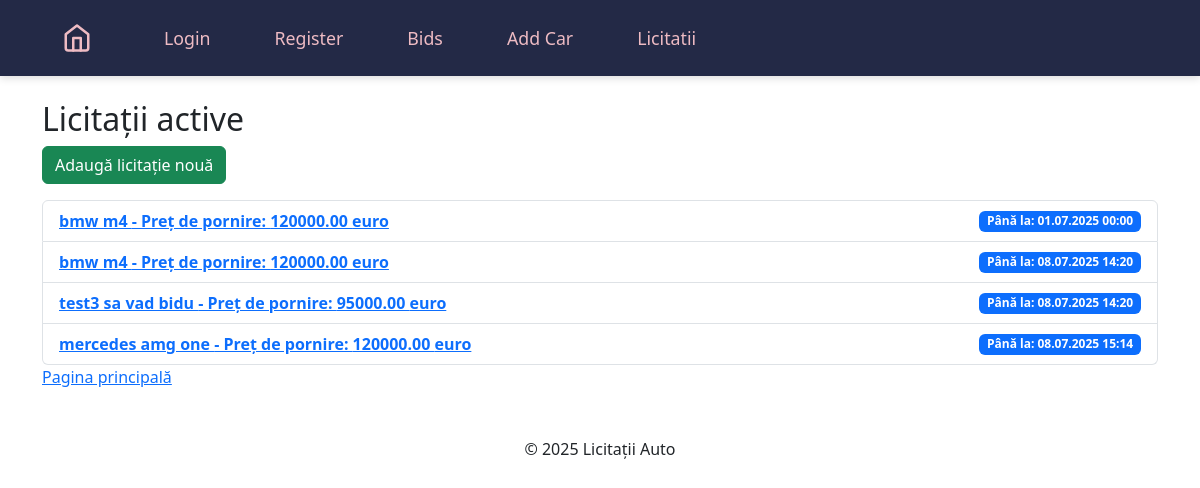
/auctions/, run on an earlier commit of the app's database.
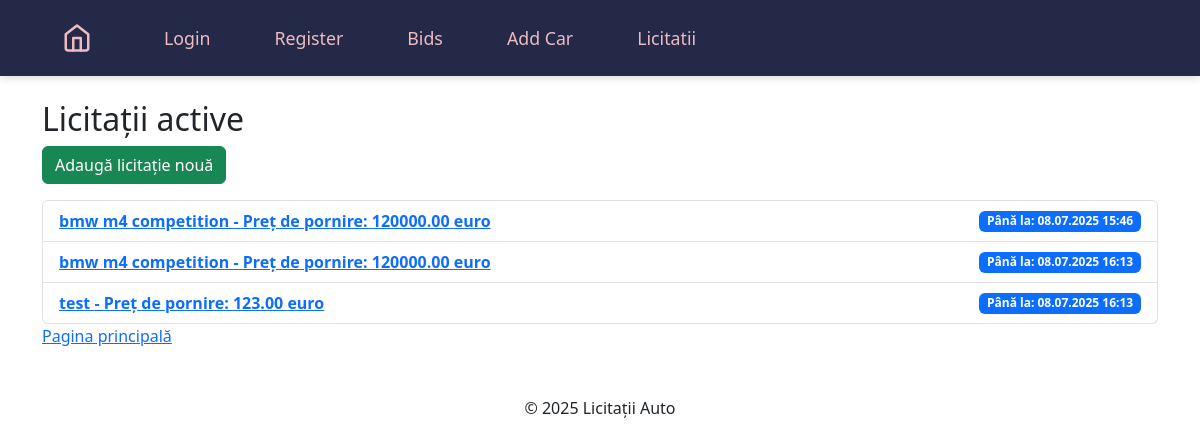
And on a later commit of the database.
### auctions/models.py (models this page shows, shortened)
class Auction(models.Model):
    car = models.ForeignKey(Car, related_name='auctions', on_delete=models.CASCADE)
    start_time = models.DateTimeField(default=timezone.now)
    end_time = models.DateTimeField()
    is_active = models.BooleanField(default=True)
    id = models.AutoField(primary_key=True)

class Car(models.Model):
    name = models.CharField(max_length=100)
    description = models.TextField()
    price = models.DecimalField(max_digits=10, decimal_places=2)
    image = models.ImageField(upload_to='media/')
    created_at = models.DateTimeField(default=timezone.now)
    updated_at = models.DateTimeField(auto_now=True)

### auctions/views.py (the view)
# urls.py: path('auctions/', views.auction_list, name='auction_list'),  # Auctions index page
def auction_list(request):
    auctions = Auction.objects.all()
    return render(request, 'auctions/auction_list.html', {'auctions': auctions})

### templates/auctions/auction_list.html
{% extends "main.html" %} {% block title %}Lista Licitații{% endblock %}
{% block content %}
<h2>Licitații active</h2>
<a href="{% url 'create_auction' %}" class="btn btn-success mb-3"
  >Adaugă licitație nouă</a
>
<ul class="list-group">
  {% for auction in auctions %}
  <li class="list-group-item d-flex justify-content-between align-items-center">
    <a href="{% url 'auction_detail' auction.id %}" class="fw-bold">
      {{ auction.car.name }} - Preț de pornire: {{ auction.car.price }} euro
    </a>
    <span class="badge bg-primary">
      Până la: {{ auction.end_time|date:"d.m.Y H:i" }}
    </span>
  </li>
  {% empty %}
  <li class="list-group-item">Nu există licitații active.</li>
  {% endfor %}
</ul>
<li class="list-group-item">
    <a href="{% url 'main_page' %}">Pagina principală</a>
  </li>
{% endblock %}

What changed in the data, as far as the page shows it:
removed Auction: car.name "test3 sa vad bidu", car.price "95000.00", end_time "08.07.2025 14:20"
removed Auction: car.name "mercedes amg one", car.price "120000.00", end_time "08.07.2025 15:14"
changed Auction (number 1 of 3 on the later page): car.name "bmw m4" → "bmw m4 competition"; end_time "01.07.2025 00:00" → "08.07.2025 15:46"
changed Auction (number 2 of 3 on the later page): car.name "bmw m4" → "bmw m4 competition"; end_time "08.07.2025 14:20" → "08.07.2025 16:13"
added Auction: car.name "test", car.price "123.00", end_time "08.07.2025 16:13"
